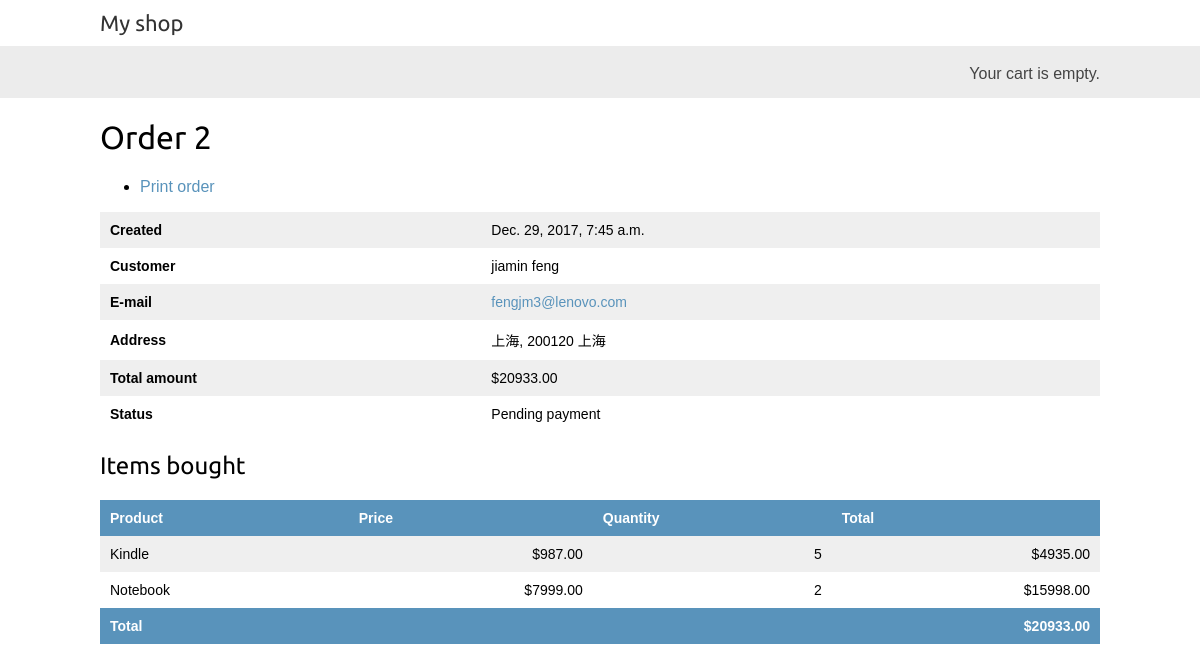
Screenshot of /order/admin/order/2/ with the database file from the repository.
### orders/models.py (models this page shows, shortened)
class Order(models.Model):
    first_name = models.CharField(max_length=50)
    last_name = models.CharField(max_length=50)
    email = models.EmailField()
    address = models.CharField(max_length=250)
    postal_code = models.CharField(max_length=20)
    city = models.CharField(max_length=100)
    created = models.DateTimeField(auto_now_add=True)
    updated = models.DateTimeField(auto_now=True)
    paid = models.BooleanField(default=False)
    coupon = models.ForeignKey(Coupon,related_name='orders',null=True,blank=True)
    discount = models.IntegerField(default=0,validators=[MinValueValidator(0),MaxValueValidator(100)])
    class Meta:
        ordering = ('-created',)
    def get_total_cost(self):
        total_cost = sum(item.get_cost() for item in self.items.all())
        return total_cost - total_cost * (self.discount/Decimal('100'))

class OrderItem(models.Model):
    order = models.ForeignKey(Order,related_name='items')
    product = models.ForeignKey(Product,related_name='order_items')
    price = models.DecimalField(max_digits=10,decimal_places=2)
    quantity = models.PositiveIntegerField(default=1)
    def get_cost(self):
        return self.quantity * self.price

### shop/models.py (models this page shows, shortened)
class Product(models.Model):
    category = models.ForeignKey(Category,related_name='products')
    name = models.CharField(max_length=200,db_index=True)
    slug = models.SlugField(max_length=200,db_index=True)
    image = models.ImageField(upload_to="products/%Y/%m/%d",blank=True)
    description = models.TextField(blank=True)
    price = models.DecimalField(max_digits=10,decimal_places=2)
    stock = models.PositiveIntegerField()
    available = models.BooleanField(default=True)
    created = models.DateTimeField(auto_now_add=True)
    updated = models.DateTimeField(auto_now=True)
    class Meta:
        ordering = ('name',)
        index_together = (('id','slug'),)

### orders/views.py (the view)
# urls.py: url(r'^admin/order/(?P<order_id>\d+)/$',views.admin_order_detail,name='admin_order_detail'),
def admin_order_detail(request,order_id):
    order = get_object_or_404(Order,id=order_id)
    return render(request,'admin/orders/order/detail.html',{'order':order})

### cart/cart.py (called while the page is built)
    def __len__(self):
        return sum(item['quantity'] for item in self.cart.values())

### cart/context_processors.py (called while the page is built)
def cart(request):
    return {'cart':Cart(request)}

### orders/templates/admin/orders/order/detail.html (shortened to what this page needs)
{% extends "shop/base.html" %}
{% load static %}
{% block content %}
    <h1>Order {{ order.id }}</h1>
    <ul class="object-tools">
        <li>
            <a href="#" onclick="window.print();">Print order</a>
        </li>
    </ul>
    <table>
        <tr>
            <th>Created</th>
            <td>{{ order.created }}</td>
        </tr>
        <tr>
            <th>Customer</th>
            <td>{{ order.first_name }} {{ order.last_name }}</td>
        </tr>
        <tr>
            <th>E-mail</th>
            <td><a href="mailto:{{ order.email }}">{{ order.email }}</a></td>
        </tr>
        <tr>
            <th>Address</th>
            <td>{{ order.address }}, {{ order.postal_code }} {{ order.city}}</td>
        </tr>
        <tr>
            <th>Total amount</th>
            <td>${{ order.get_total_cost }}</td>
        </tr>
        <tr>
            <th>Status</th>
            <td>{% if order.paid %}Paid{% else %}Pending payment{% endif %}</td>
        </tr>
    </table>
    <div class="module">
        <div class="tabular inline-related last-related">
            <table>
                <h2>Items bought</h2>
                <thead>
                    <tr>
                        <th>Product</th>
                        <th>Price</th>
                        <th>Quantity</th>
                        <th>Total</th>
                    </tr>
                </thead>
                <tbody>
                    {% for item in order.items.all %}
                    <tr class="row{% cycle "1" "2" %}">
                        <td>{{ item.product.name }}</td>
                        <td class="num">${{ item.price }}</td>
                        <td class="num">{{ item.quantity }}</td>
                        <td class="num">${{ item.get_cost }}</td>
                    </tr>
                    {% endfor %}
                    <tr class="total">
                        <td colspan="3">Total</td>
                        <td class="num">${{ order.get_total_cost }}</td>
                    </tr>
                </tbody>
            </table>
        </div>
    </div>
{% endblock %}

### shop/static/css/base.css (style rules this page uses)
body { margin:0; padding:0; font-family:helvetica, sans-serif; }
h1, h2, h3, h4, h5 , h6 { font-family: 'Ubuntu', sans-serif; font-weight:normal; }
a { text-decoration:none; color:#5993bb; }
table { width:100%; border-spacing:0; border-collapse: collapse; }
table th, table td { text-align:left; font-size:14px; padding:10px; margin:0; }
tbody tr:nth-child(odd) { background:#efefef; }
thead th, tbody tr.total { background:#5993bb; color:#fff; font-weight:bold; }
tbody td.num { text-align:right; }

### rows the page displays
Order: id "2", created "Dec. 29, 2017, 7:45 a.m.", first_name "jiamin", last_name "feng", email "fengjm3@lenovo.com", address "上海", postal_code "200120", city "上海", get_total_cost "20933.00"
OrderItem: product.name "Kindle", price "987.00", quantity "5", get_cost "4935.00"
OrderItem: product.name "Notebook", price "7999.00", quantity "2", get_cost "15998.00"
